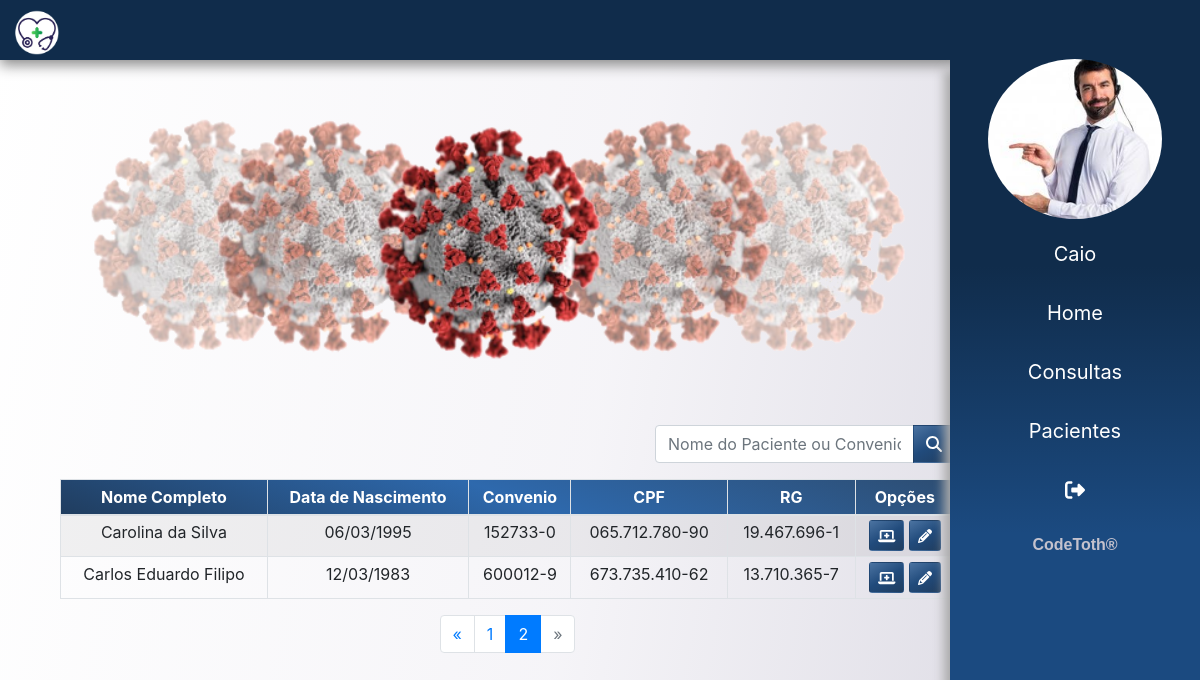
The page /pacientes/?page=3 (signed in) on the database as committed earlier.
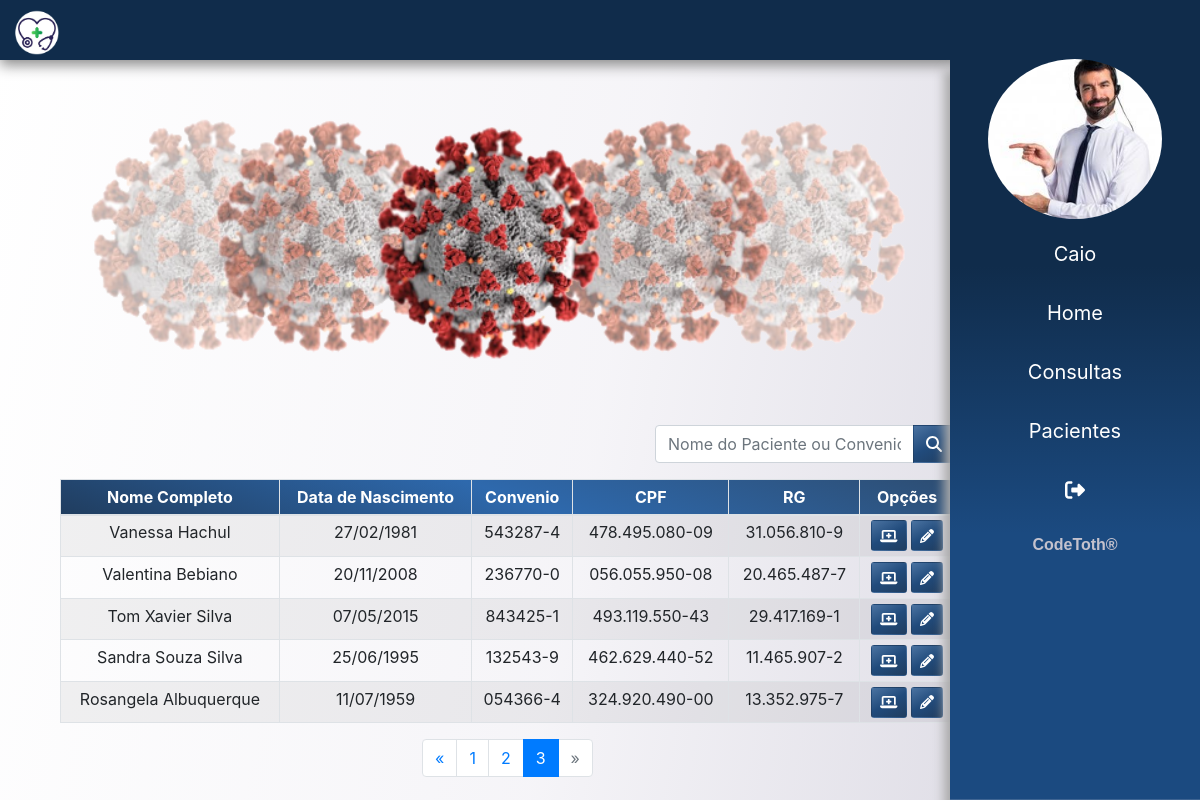
The same page on the database as committed later.
### app/atendente/models.py (models this page shows)
class Atendente(models.Model):
    usuario = models.ForeignKey(User, on_delete=models.CASCADE)
    nome = models.CharField(max_length=150)
    sexo = models.CharField(max_length=1)
    data_nascimento = models.DateField()
    cpf = models.CharField(max_length=20, unique=True)
    rg = models.CharField(max_length=20, unique=True)
    email = models.EmailField()
    foto = models.ImageField(upload_to=f'fotos/{time.time()}', blank=True)

### app/paciente/models.py (models this page shows)
class Paciente(models.Model):
    nome = models.CharField(max_length=200)
    sexo = models.CharField(max_length=1)
    data_nascimento = models.DateField()
    cpf = models.CharField(max_length=20, unique=True)
    rg = models.CharField(max_length=20, unique=True)
    carteira_convenio = models.CharField(max_length=30, unique=True)
    peso = models.FloatField()
    altura = models.FloatField()
    endereco = models.CharField(max_length=250)
    end_num = models.IntegerField()
    complemento = models.CharField(max_length=50, blank=True)
    email = models.CharField(max_length=50)
    telefone = models.CharField(max_length=14)
    celular = models.CharField(max_length=15)

### app/paciente/views.py (the view)
# urls.py: path('', listar, name='conusultas')
@login_required(login_url='login')
def listar(request):
    dados =  get_dados(request)
    lst_pacientes = Paciente.objects.all()
    paginator = Paginator(lst_pacientes,5)
    page = request.GET.get('page')
    pacientes_por_pagina = paginator.get_page(page)
    dados['lst_pacientes'] = pacientes_por_pagina
    return render(request, 'paciente/lista_pacientes.html', dados)

### templates/paciente/lista_pacientes.html
{% extends 'base.html' %}
{% load static %}
{% block content %}
<main>
    {% include 'partials/_campanha.html' %}
    <section class="container">
        <div class="col-10">
            <div class="rowCustom mb-3">
                <div class="input-group">
                    <input type="text" class="form-control" placeholder="Nome do Paciente ou Convenio">
                    <div class="input-group-append">
                        <button class="btn btnCustom " type="button"><i class="fas fa-search"></i></button>
                    </div>
                </div>
            </div>
            <table class="table table-sm table-bordered table-striped text-center mx-auto" id="pacientes">
                <thead class="colorCustom">
                    <tr>
                        <th scope="col">Nome Completo</th>
                        <th scope="col">Data de Nascimento</th>
                        <th scope="col">Convenio</th>
                        <th scope="col">CPF</th>
                        <th scope="col">RG</th>
                        <th scope="col">Opções</th>
                    </tr>
                </thead>
                <tbody>
                    {% for paciente in lst_pacientes %}
                    <tr>
                        <th scope="row">{{ paciente.nome }}</th>
                        <td>{{ paciente.data_nascimento|date:"d/m/Y" }}</td>
                        <td> {{ paciente.carteira_convenio }} </td>
                        <td> {{ paciente.cpf }} </td>
                        <td> {{ paciente.rg }} </td>
                        <td>
                            <a href="{% url 'det_paciente' paciente.id %}" class="btn btnCustom btn-sm"> <i class="fas fa-laptop-medical"></i> </a>
                            <a href="{% url 'paciente' paciente.id %}" class="btn btnCustom btn-sm"> <i class="fas fa-pencil-alt"></i> </a>
                        </td>
                    </tr>
                    {% endfor %}
                </tbody>
            </table>
        </div>
        <div class="col-10">
            <nav aria-label="Page navigation example">
                {% if lst_pacientes.has_other_pages %}
                <ul class="pagination justify-content-center">
                    {% if lst_pacientes.has_previous %}
                    <li class="page-item">
                        <a class="page-link" href="?page={{ lst_pacientes.previous_page_number }}#pacientes" >&laquo;</a>
                    </li>
                    {% else %}
                    <li class="page-item disabled">
                        <a class="page-link">&laquo;</a>
                    </li>
                    {% endif %}
                    {% for pagina in lst_pacientes.paginator.page_range %}
                        {% if lst_pacientes.number == pagina %}
                        <li class="page-item active"> <a class="page-link">{{ pagina }}</a></li>
                        {% else %}
                        <li class="page-item">
                            <a href="?page={{ pagina }}#pacientes" class="page-link">{{ pagina }}</a>
                        </li>
                        {% endif %}
                    {% endfor %}
                    {% if lst_pacientes.has_next %}
                        <li class="page-item">
                            <a href="?page={{ lst_pacientes.next_page_number }}#pacientes" class="page-link">&raquo;</a>
                        </li>
                    {% else %}
                        <li class="page-item disabled">
                            <a class="page-link">&raquo;</a>
                        </li>
                    {% endif %}
                </ul>
                {% endif %}
            </nav>
        </div>
    </section>
</main>
{% endblock %}

### templates/base.html (shortened to what this page needs)
{% load static %}
<!DOCTYPE html>
<html lang="pt-br">
<head>
    <link rel="stylesheet" href="{% static 'css/utils/reset.css' %}">
    <link rel="stylesheet" href="{% static 'css/utils/bootstrap.css' %}">
    <link rel="stylesheet" href="{% static 'css/utils/all.min.css' %}">
    <link rel="stylesheet" href="{% static 'css/app.css' %}">
</head>
<body>
    {% include 'partials/_menu.html' %}
    {% include 'partials/_sidebar.html' %}
    {% block content %}{% endblock %}
</body>
</html>

### templates/partials/_menu.html (shortened to what this page needs)
{% load static %}
<header class="fixed-top">
    <div class="inner-width">
        <a href="{% url 'dashboard' %}" class="logo">
            <img src="{% static  'images/logo.png' %}" alt="" srcset=""></a>
    </div>
</header>

### templates/partials/_sidebar.html (shortened to what this page needs)
{% load static %}
<div class="sidebar">
    <div class="mb-2">
        <img src="{{ usuario.foto.url }}" class="img-fluid  mx-auto d-block" alt="">
    </div>
    <ul>
        <a href="#" style="text-transform: capitalize ;"> <li> {{ request.user}} </li></a>
        <a href="{% url 'dashboard' %}"> <li>  Home </li></a>
        <a href="{% url 'conusultas' %}"> <li>  Consultas </li></a>
        <a href="{% url 'pacientes' %}"> <li>  Pacientes </li></a>
        <a href="{% url 'logout' %}"><li><i class="fas fa-sign-out-alt"></i> </li></a>
    </ul>
    <div class="text-center pb-3" style="font-weight: bolder;width: 100%;color: #C4C2CD;font-family: 'Play', sans-serif; ">
        <span>CodeToth&#174;</span>
    </div>
</div>

### templates/partials/_campanha.html (shortened to what this page needs)
{% load static %}
<div class="col-10">
    <div class="carousel slide p-5 mt-5" data-ride="carousel">
    <div class="carousel-inner">
        <div class="carousel-item active">
            <img src="{% static 'images/covid-19.png' %}" class="d-block w-100" alt="..." alt="">
        </div>
    </div>
    </div>
</div>

### static/css/app.css (style rules this page uses)
body { background-attachment: fixed; background-size: cover; background-image: linear-gradient(100deg,rgba(255, 255, 255, .5), rgba(236, 234, 241, .5), rgba(213, 211, 222, 1.5)); }
.colorCustom { background: linear-gradient(200deg, #2d4d72, #2e69ad, #203d5f) ; color: #fff; font-weight: bold; }
.rowCustom { float: right !important; width: 300px !important; }
.btnCustom { background: linear-gradient(150deg, #4b73a1, #214b7c, #203d5f) ; transition: 0.1s all; color: #fff; }
header { height: 60px; background: #102c4b; box-shadow: 0px 5px 13px #888888; }
.inner-width { max-width: 1000px; padding: 0 10px; }
.logo { float: left; }
.logo img { height: 65px; padding: 10px 0px; }
.sidebar img { border-radius: 100% !important; height: 160px !important; }
.sidebar { right: 0; top: 3.7rem !important; bottom: 0; width: 250px; background-image: linear-gradient( #102c4b,#102c4b,#1B4A80 , #1B4A80); box-shadow: -5px 12px 10px 1px #aaaaaa; background-attachment: fixed; overflow: hidden; transition: 0.8s all; height: 100% !important; position: fixed; z-index: 1030 !important; }
.sidebar ul li { list-style: none; }
.sidebar ul li { margin-top: 5px; padding: 12px; text-decoration: none; color: rgb(255, 255, 255); width: 100%; font-size: 20px; text-align: center; display: block; transition: 0.6s all; }

Rows that differ between the two databases and show on the page:
no longer on this page (row unchanged): Paciente: nome "Carolina da Silva", data_nascimento "06/03/1995", carteira_convenio "152733-0", cpf "065.712.780-90", rg "19.467.696-1"
no longer on this page (row unchanged): Paciente: nome "Carlos Eduardo Filipo", data_nascimento "12/03/1983", carteira_convenio "600012-9", cpf "673.735.410-62", rg "13.710.365-7"
added Paciente: nome "Vanessa Hachul", data_nascimento "27/02/1981", carteira_convenio "543287-4", cpf "478.495.080-09", rg "31.056.810-9"
added Paciente: nome "Valentina Bebiano", data_nascimento "20/11/2008", carteira_convenio "236770-0", cpf "056.055.950-08", rg "20.465.487-7"
added Paciente: nome "Tom Xavier Silva", data_nascimento "07/05/2015", carteira_convenio "843425-1", cpf "493.119.550-43", rg "29.417.169-1"
added Paciente: nome "Sandra Souza Silva", data_nascimento "25/06/1995", carteira_convenio "132543-9", cpf "462.629.440-52", rg "11.465.907-2"
added Paciente: nome "Rosangela Albuquerque", data_nascimento "11/07/1959", carteira_convenio "054366-4", cpf "324.920.490-00", rg "13.352.975-7"
Other text that changed with them:
list line gone: "2"
new list line: "2"
new list line: "3"
